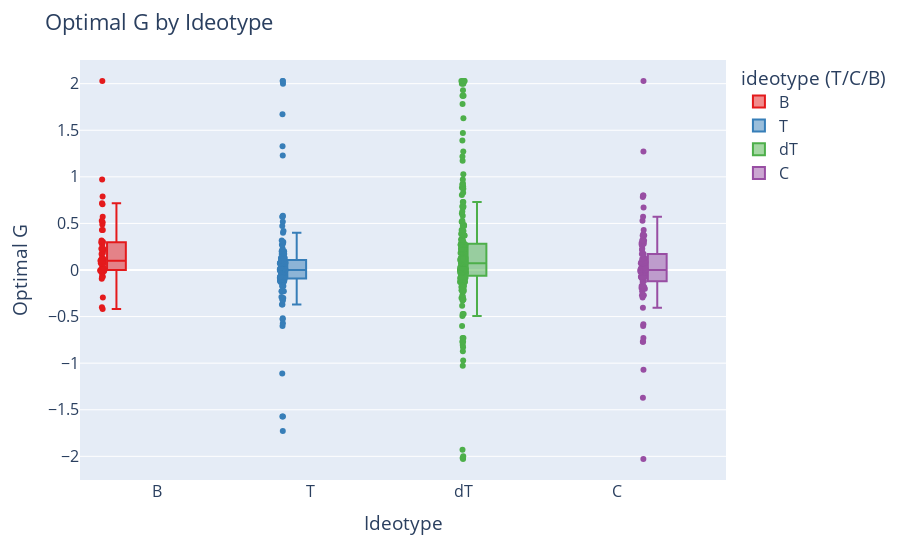

The notebook cell this image was saved under:
### Code cell
# Base boxplot (like boxen, shows distribution)
fig = px.box(
    ideotypes_df,
    x="ideotype (T/C/B)",
    y="optimal G",
    color="ideotype (T/C/B)",                # hue
    points="all",                            # show all points like boxen
    color_discrete_sequence=px.colors.qualitative.Set1
)

# Layout tweaks
fig.update_layout(
    title="Optimal G by Ideotype",
    xaxis_title="Ideotype",
    yaxis_title="Optimal G",
    font=dict(size=16),
    boxmode="group"
)

fig.show()
fig.write_image("paper-figs/Ideotypes-Analysis/Optimal-G-by-Ideotype.pdf")

### Figure 1 — Plotly figure (JSON) as saved in the notebook; plotly's stock layout.template omitted (floating-point values rounded to 4 significant figures; data arrays with more than 128 entries replaced by an {"elided": "..."} marker saying what was removed)
{"data": [{"alignmentgroup": "True", "boxpoints": "all", "hovertemplate": "ideotype (T/C/B)=%{x}<br>optimal G=%{y}<extra></extra>", "legendgroup": "B", "marker": {"color": "rgb(228,26,28)"}, "name": "B", "notched": false, "offsetgroup": "B", "orientation": "v", "showlegend": true, "type": "box", "x": ["B", "B", "B", "B", "B", "B", "B", "B", "B", "B", "B", "B", "B", "B", "B", "B", "B", "B", "B", "B", "B", "B", "B", "B", "B", "B", "B", "B", "B", "B", "B", "B", "B", "B", "B", "B", "B", "B", "B", "B", "B", "B", "B", "B", "B", "B", "B", "B", "B", "B", "B", "B", "B", "B", "B", "B", "B", "B", "B"], "x0": " ", "xaxis": "x", "y": [0.0, 0.7173, 0.3173, -0.0286, 0.5113, 2.029, -0.0173, -0.0173, 0.1887, 0.3, 0.0286, 0.1827, 0.1714, 0.2714, 0.2286, 0.2113, -0.294, 0.094, 0.0173, 0.1, -0.0714, -0.0113, 0.4286, 0.0714, 0.706, 0.5286, 0.0, 0.4286, 0.4887, 0.0714, 0.1286, 0.0, 0.1113, 0.0714, 0.1173, -0.0286, 0.9714, -0.4173, 0.294, 0.0714, -0.0714, -0.006, -0.094, 0.0, -0.0714, 0.2286, 0.1, 0.0714, 0.5714, -0.4, 0.294, 0.0286, 0.0714, 0.094, 0.3, 0.1286, 0.3, -0.0113, 0.7887], "y0": " ", "yaxis": "y"}, {"alignmentgroup": "True", "boxpoints": "all", "hovertemplate": "ideotype (T/C/B)=%{x}<br>optimal G=%{y}<extra></extra>", "legendgroup": "T", "marker": {"color": "rgb(55,126,184)"}, "name": "T", "notched": false, "offsetgroup": "T", "orientation": "v", "showlegend": true, "type": "box", "x": {"elided": "156 str values"}, "x0": " ", "xaxis": "x", "y": {"elided": "156 float values"}, "y0": " ", "yaxis": "y"}, {"alignmentgroup": "True", "boxpoints": "all", "hovertemplate": "ideotype (T/C/B)=%{x}<br>optimal G=%{y}<extra></extra>", "legendgroup": "dT", "marker": {"color": "rgb(77,175,74)"}, "name": "dT", "notched": false, "offsetgroup": "dT", "orientation": "v", "showlegend": true, "type": "box", "x": {"elided": "251 str values"}, "x0": " ", "xaxis": "x", "y": {"elided": "251 float values"}, "y0": " ", "yaxis": "y"}, {"alignmentgroup": "True", "boxpoints": "all", "hovertemplate": "ideotype (T/C/B)=%{x}<br>optimal G=%{y}<extra></extra>", "legendgroup": "C", "marker": {"color": "rgb(152,78,163)"}, "name": "C", "notched": false, "offsetgroup": "C", "orientation": "v", "showlegend": true, "type": "box", "x": ["C", "C", "C", "C", "C", "C", "C", "C", "C", "C", "C", "C", "C", "C", "C", "C", "C", "C", "C", "C", "C", "C", "C", "C", "C", "C", "C", "C", "C", "C", "C", "C", "C", "C", "C", "C", "C", "C", "C", "C", "C", "C", "C", "C", "C", "C", "C", "C", "C", "C", "C", "C", "C", "C", "C", "C", "C", "C", "C", "C", "C", "C", "C", "C", "C", "C", "C", "C", "C", "C", "C", "C", "C", "C", "C", "C", "C", "C", "C", "C", "C", "C", "C", "C", "C", "C", "C", "C", "C", "C", "C", "C", "C", "C", "C", "C", "C", "C", "C", "C", "C", "C", "C", "C", "C"], "x0": " ", "xaxis": "x", "y": [-0.006, 0.7827, 0.0714, -0.6, -0.0286, 0.0286, -0.006, 0.2887, -0.0173, 0.0, -0.0887, 0.1714, 0.0827, 0.0827, 0.3173, 0.3, 0.0173, 0.2714, -0.5827, 0.3714, -0.1173, 0.5714, 0.3173, 0.0887, 0.3173, -0.0286, 0.0, -0.0714, -2.029, 0.8, 0.1714, -0.0714, 0.2827, 0.4286, -0.0286, 0.0286, 0.1714, -0.0827, -0.2286, 0.0286, 0.0173, 2.029, -0.2, -1.071, -0.1827, 0.0, 0.3286, 0.6714, 0.3714, -0.2714, -0.2714, 0.1173, -0.7286, 0.0, -0.7714, -0.1827, -0.1827, 0.2714, 0.1, -0.294, -0.0714, 0.0286, 0.0, -0.0286, 0.1286, 0.0, 0.0, 0.0714, -0.1714, 0.006, -0.2714, -1.371, 0.0714, 0.1714, 0.0286, -0.0173, -0.1827, -0.0714, -0.194, -0.2, -0.7714, 0.0714, 0.8, -0.0714, -0.1887, -0.1714, 0.006, -0.1286, 0.2173, 1.271, -0.0714, -0.1173, 0.0827, -0.2714, -0.0286, 0.2714, 0.0286, 0.0, 0.5286, 0.2286, 0.3827, 0.006, -0.0714, 0.0714, -0.406], "y0": " ", "yaxis": "y"}], "layout": {"autosize": true, "boxmode": "group", "font": {"size": 16}, "legend": {"title": {"text": "ideotype (T/C/B)"}, "tracegroupgap": 0}, "margin": {"t": 60}, "title": {"text": "Optimal G by Ideotype"}, "xaxis": {"anchor": "y", "autorange": true, "categoryarray": ["B", "T", "dT", "C"], "categoryorder": "array", "domain": [0, 1], "range": [-0.5, 3.711], "title": {"text": "Ideotype"}, "type": "category"}, "yaxis": {"anchor": "x", "autorange": true, "domain": [0, 1], "range": [-2.254, 2.254], "title": {"text": "Optimal G"}, "type": "linear"}}}
